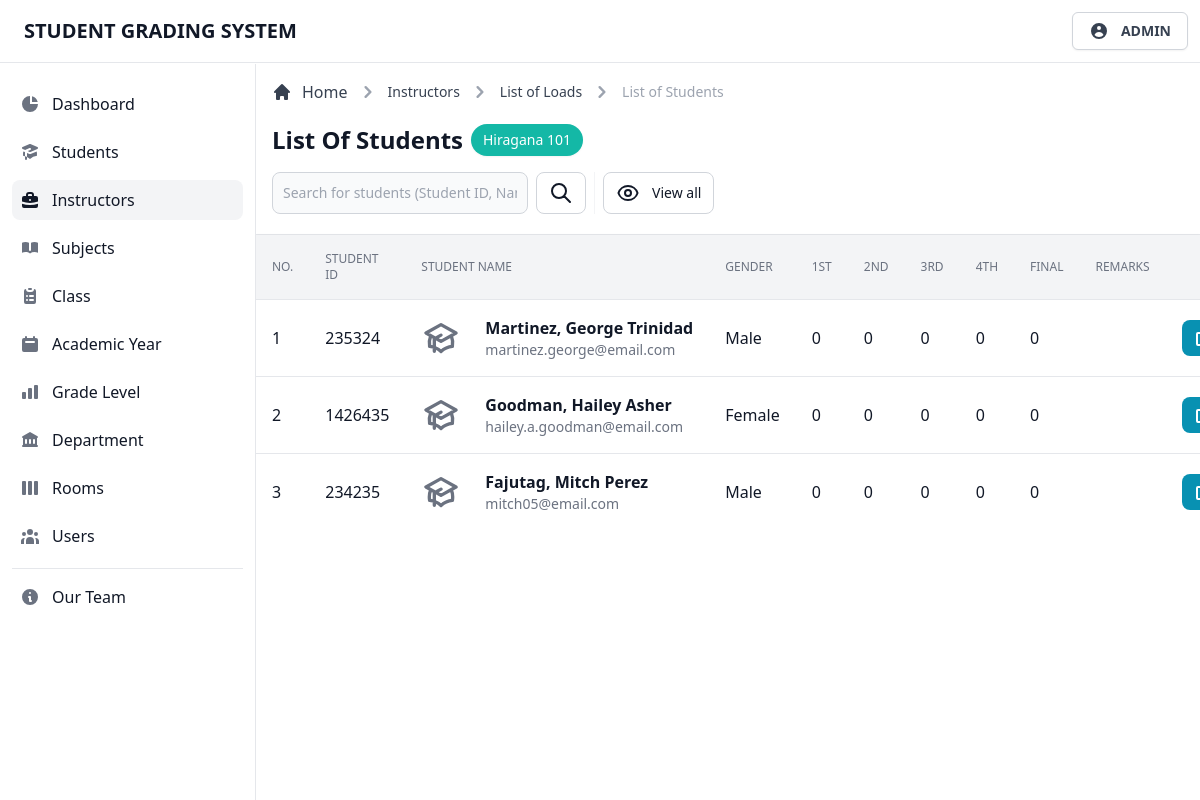
The page /admin/view/student-grading.php?code=1152&id=133576 (signed in) on the database as committed earlier.
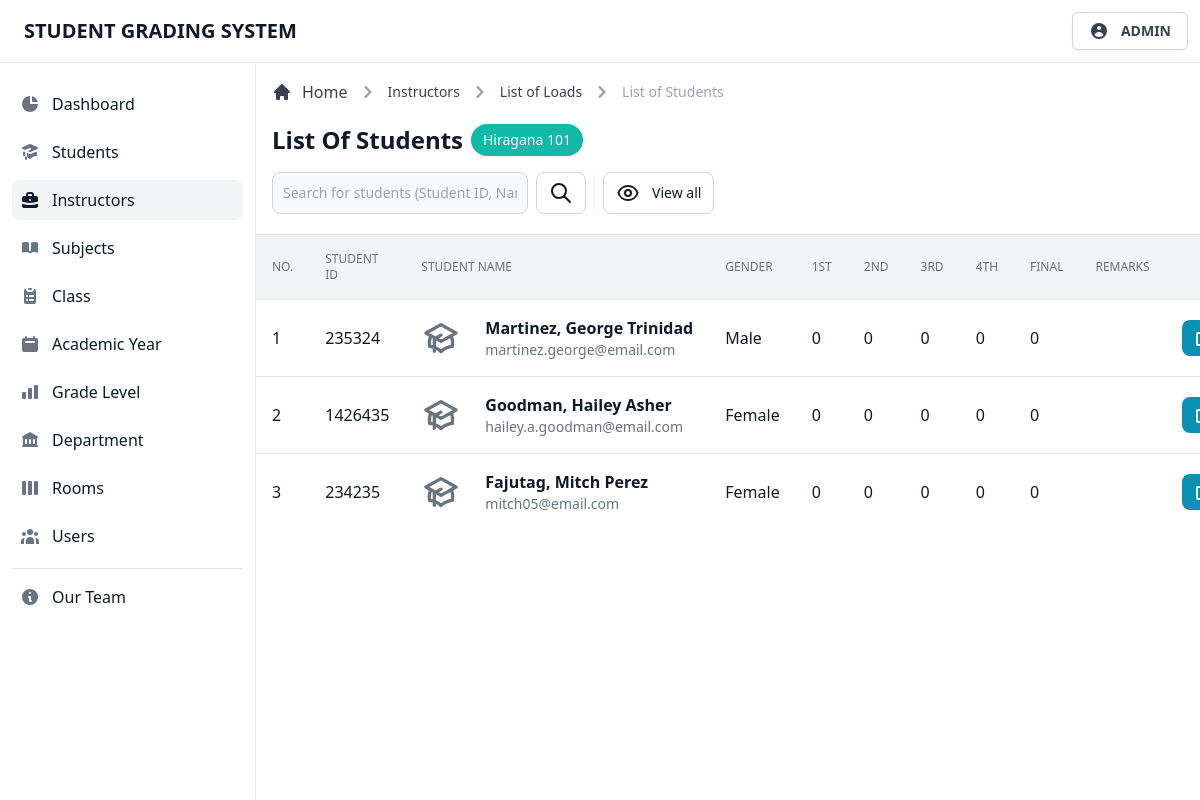
The same page on the database as committed later.
### tables this page shows
CREATE TABLE `tblsubjects` (
  `subj_id` int(11) NOT NULL,
  `subj_code` int(11) NOT NULL,
  `subj_name` varchar(255) NOT NULL,
  `subj_desc` varchar(255) DEFAULT NULL,
  `subj_level` varchar(255) NOT NULL,
  `subj_unit` int(11) NOT NULL,
  `subj_ay` varchar(255) NOT NULL,
  `subj_sem` varchar(255) NOT NULL
);

CREATE TABLE `tblgrades` (
  `grade_id` int(11) NOT NULL,
  `student_number` int(11) NOT NULL,
  `sy_id` int(11) NOT NULL,
  `subj_code` int(11) NOT NULL,
  `grade_first` int(11) NOT NULL,
  `grade_second` int(11) NOT NULL,
  `grade_third` int(11) NOT NULL,
  `grade_fourth` int(11) NOT NULL,
  `grade_avg` double NOT NULL,
  `grade_remarks` varchar(255) NOT NULL
);

CREATE TABLE `tblstudents` (
  `student_id` int(11) NOT NULL,
  `student_number` int(11) NOT NULL,
  `student_fname` varchar(255) NOT NULL,
  `student_mname` varchar(255) NOT NULL,
  `student_lname` varchar(255) NOT NULL,
  `student_gender` varchar(255) NOT NULL,
  `student_bday` date NOT NULL,
  `student_status` varchar(255) NOT NULL,
  `student_age` int(11) NOT NULL,
  `student_nationality` varchar(255) NOT NULL,
  `student_religion` varchar(255) NOT NULL,
  `student_contact` varchar(255) NOT NULL,
  `student_email` varchar(255) NOT NULL,
  `student_address1` varchar(255) NOT NULL,
  `student_address2` varchar(255) NOT NULL
);

### admin/page/student-grading/student-grading.classes.php (called while the page is built, shortened)
<?php
class DisplayStudentList extends Dbh
{
  protected function getData($subjcode)
  {
    $stmt = $this->connect()->prepare('SELECT * FROM tblgrades g, tblstudents s, tblsubjects sub WHERE g.subj_code = ? AND g.student_number = s.student_number AND sub.subj_code = g.subj_code;');
    $result = 0;
    if (!$stmt->execute([$subjcode])) {
      $stmt = null;
      echo "error";
      exit;
    }
    while ($row = $stmt->fetchAll(PDO::FETCH_ASSOC)) {
      $result = $row;
    }
    return $result;
  }
}
class DisplayStudentListContr extends DisplayStudentList
{
  private $subjcode;
  public function __construct($subjcode)
  {
    $this->subjcode = $subjcode;
  }
  public function fetchData()
  {
    $result = $this->getData($this->subjcode);
    return $result;
  }
}
$display = new DisplayStudentListContr($subjcode);
$result = $display->fetchData();

### admin/database/database.classes.php (called while the page is built)
<?php
class Dbh
{
  private $hostname = 'localhost';
  private $username = 'root';
  private $password = '';
  private $dbname = 'dbgradingsystem';
  public function connect()
  {
    try {
      $dbh = new PDO('mysql:host=' . $this->hostname . ';dbname=' . $this->dbname, $this->username, $this->password);
      return $dbh;
    } catch (PDOException $e) {
      print "Error!: " . $e->getMessage() . "<br>";
      die();
    }
  }
}

### admin/page/student-grading/student-grading-table.php (the view, shortened to what the rows shown need)
<div class="flex flex-col min-w-full overflow-hidden overflow-x-auto align-middle shadow">
  <table class="min-w-full divide-y divide-gray-200 table-fixed">
    <thead class="bg-gray-100">
      <tr>
        <th scope="col" class="th">
          No.
        </th>
        <th scope="col" class="th">
          Student ID
        </th>
        <th scope="col" class="th">
          Student Name
        </th>
        <th scope="col" class="th">
          Gender
        </th>
        <th scope="col" class="th">
          1st
        </th>
        <th scope="col" class="th">
          2nd
        </th>
        <th scope="col" class="th">
          3rd
        </th>
        <th scope="col" class="th">
          4th
        </th>
        <th scope="col" class="th">
          Final
        </th>
        <th scope="col" class="th">
          Remarks
        </th>
        <th scope="col" class="th">
        </th>
      </tr>
    </thead>
    <tbody class="bg-white divide-y divide-gray-200 ">
      <?php foreach ($result as $data) : ?>
        <?php
        $studentid = $data['student_number'];
        $studentname = $data['student_lname'];
        $studentname .= ', ' . $data['student_fname'];
        $studentname .= ' ' . $data['student_mname'];
        ?>
        <tr class="hover:bg-gray-100 group">
          <td class="td">
            <div class="flex items-center capitalize">
              <?= $i += 1; ?>
            </div>
          </td>
          <td class="td">
            <div class="flex items-center capitalize">
              <?= $data['student_number']; ?>
            </div>
          </td>
          <td class="td-title">
            <div class="text-sm font-normal text-gray-500">
              <div class="text-base font-semibold text-gray-900 capitalize">
                <?= $data['student_lname'] . ', ' . $data['student_fname'] . ' ' . $data['student_mname']; ?>
              </div>
              <div class="text-sm font-normal text-gray-500">
                <?= $data['student_email']; ?>
              </div>
            </div>
          </td>
          <td class="td">
            <div class="flex items-center capitalize">
              <?= $data['student_gender']; ?>
            </div>
          </td>
          <td class="td">
            <div class="flex items-center capitalize">
              <?= $data['grade_first']; ?>
            </div>
          </td>
          <td class="td">
            <div class="flex items-center capitalize">
              <?= $data['grade_second']; ?>
            </div>
          </td>
          <td class="td">
            <div class="flex items-center capitalize">
              <?= $data['grade_third']; ?>
            </div>
          </td>
          <td class="td">
            <div class="flex items-center capitalize">
              <?= $data['grade_fourth']; ?>
            </div>
          </td>
          <td class="td">
            <div class="flex items-center capitalize">
              <?= $data['grade_avg']; ?>
            </div>
          </td>
          <td class="td">
          </td>
          <td class="p-4 space-x-2 text-right whitespace-nowrap">
            <button type="button" data-edit-button data-student-id="<?= $studentid; ?>" data-name="<?= $studentname; ?>" data-id="<?= $data['grade_id']; ?>" data-first="<?= $data['grade_first']; ?>" data-second="<?= $data['grade_second']; ?>" data-third="<?= $data['grade_third']; ?>" data-fourth="<?= $data['grade_fourth']; ?>" data-avg="<?= $data['grade_avg']; ?>" data-remarks="<?= $data['grade_remarks']; ?>" class="btn-cyan">
            </button>
          </td>
        </tr>
      <?php endforeach; ?>
    </tbody>
  </table>
</div>

### admin/view/student-grading.php (shortened to what the rows shown need)
<?php
$subjcode = $_GET['id'];
include_once '../database/database.classes.php';
include_once '../page/student-grading/student-grading.classes.php';
?>
<!DOCTYPE html>
<html lang="en">
<head>
  <link rel="stylesheet" href="../../src/css/tailwind.css">
</head>
<body>
  <div class="flex pt-16 overflow-hidden bg-white">
    <main id="main-content" class="relative w-full h-full ml-64 overflow-y-auto bg-gray-50">
      <div class="items-center justify-between block p-4 bg-white border-b border-gray-200 sm:flex">
        <div class="w-full mb-1">
          <div class="mb-4">
            <h1 class="flex items-center text-xl font-semibold text-gray-900 capitalize sm:text-2xl">List of Students<?php if (!empty($result)) { ?><span class="inline-flex items-center px-3 py-1.5 ml-2 text-sm font-medium text-center text-white bg-teal-500 rounded-2xl shadow-sm"><?= $result[0]['subj_name'] ?></span><?php } ?></h1>
          </div>
        </div>
      </div>
      <?php include_once '../page/student-grading/display-data.inc.php'; ?>
    </main>
  </div>
</body>
</html>

Rows that differ between the two databases and show on the page:
removed tblgrades: i "3", tblstudents.student_number "234235", tblstudents.student_lname "Fajutag", tblstudents.student_fname "Mitch", tblstudents.student_mname "Perez", tblstudents.student_email "mitch05@email.com", tblstudents.student_gender "Male", grade_first "0", grade_second "0", grade_third "0", grade_fourth "0", grade_avg "0"
added tblgrades: i "3", tblstudents.student_number "234235", tblstudents.student_lname "Fajutag", tblstudents.student_fname "Mitch", tblstudents.student_mname "Perez", tblstudents.student_email "mitch05@email.com", tblstudents.student_gender "Female", grade_first "0", grade_second "0", grade_third "0", grade_fourth "0", grade_avg "0"
